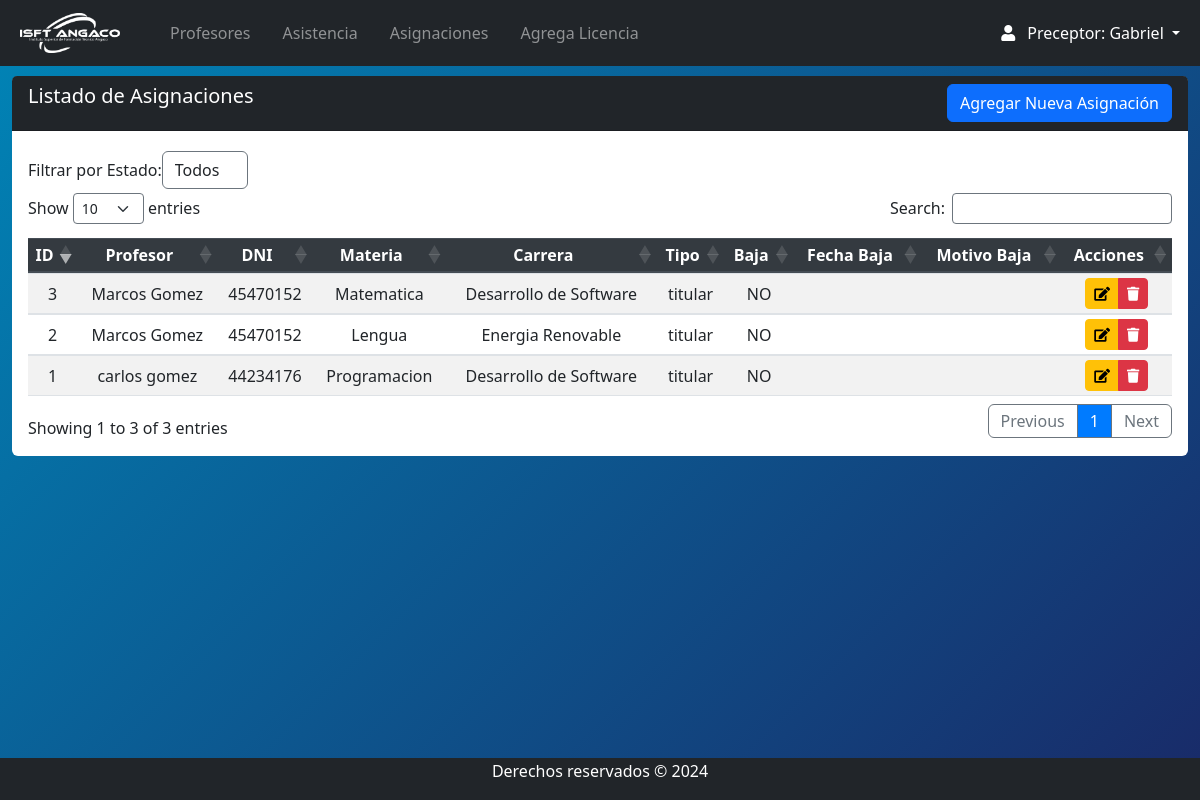
/Views/preceptor/dicta_index.php (signed in), run on the app's committed database.
### tables this page shows
CREATE TABLE `dicta` (
  `id` int(11) NOT NULL,
  `usuario_id` int(11) DEFAULT NULL,
  `FKmateria` int(11) DEFAULT NULL,
  `tipo` enum('titular','interino','suplente') NOT NULL,
  `Baja` enum('SI','NO') NOT NULL,
  `Fecha_baja` date DEFAULT NULL,
  `motivo_baja` varchar(255) DEFAULT NULL,
  `FK_carrera` int(11) DEFAULT NULL,
  `etapa` varchar(15) NOT NULL
);

CREATE TABLE `usuarios` (
  `id_usuario` int(11) NOT NULL,
  `nombre` varchar(255) NOT NULL,
  `apellido` varchar(255) NOT NULL,
  `dni` varchar(20) NOT NULL,
  `celular` varchar(20) DEFAULT NULL,
  `correo` varchar(255) NOT NULL,
  `password` varchar(255) DEFAULT NULL,
  `direccion` text DEFAULT NULL,
  `foto` varchar(255) DEFAULT NULL,
  `cv` varchar(255) DEFAULT NULL,
  `fechadeingreso` date NOT NULL,
  `fechadebaja` date DEFAULT NULL,
  `etapa` enum('Activo','Inactivo') NOT NULL DEFAULT 'Activo',
  `id_rol` int(11) DEFAULT NULL
);

CREATE TABLE `asignaturas` (
  `id` int(11) NOT NULL,
  `nombre` varchar(255) NOT NULL,
  `cantidaddehoras` int(11) NOT NULL,
  `FK_carrera` int(11) NOT NULL,
  `etapa` enum('Activo','Inactivo') DEFAULT 'Activo'
);

CREATE TABLE `carreras` (
  `id` int(11) NOT NULL,
  `nombre` varchar(255) NOT NULL,
  `descripcion` varchar(255) NOT NULL,
  `etapa` varchar(15) NOT NULL
);

### Views/preceptor/dicta_index.php (the view, shortened to what this page needs)
<?php
include("../../conn/connection.php");
include("navbar.php");
$db->setAttribute(PDO::ATTR_ERRMODE, PDO::ERRMODE_EXCEPTION);
$etapa = isset($_GET['etapa']) ? $_GET['etapa'] : 'Todos';
$sql = "SELECT d.id, CONCAT(u.nombre, ' ', u.apellido) AS nombre_profesor, u.dni AS dni_profesor, m.nombre AS nombre_materia, c.nombre AS nombre_carrera, d.tipo, d.Baja, d.Fecha_baja, d.motivo_baja, d.etapa
        FROM dicta d
        INNER JOIN usuarios u ON d.usuario_id = u.id_usuario
        INNER JOIN asignaturas m ON d.FKmateria = m.id
        INNER JOIN carreras c ON d.FK_carrera = c.id";
$sql .= " ORDER BY d.id DESC";
$stmt = $db->prepare($sql);
try {
    $stmt->execute();
    $resultado = $stmt->fetchAll(PDO::FETCH_ASSOC);
} catch (PDOException $e) {
    echo "Error en la consulta: " . $e->getMessage();
    exit;
}
?>
<section class="content mt-3">
    <div class="row m-auto">
        <div class="col-sm">
            <div class="card rounded-2 border-0">
                <div class="card-header bg-dark text-white pb-0">
                    <h5 class="d-inline-block">Listado de Asignaciones</h5>
                    <a class="btn btn-primary float-right mb-2" href="dicta_crea.php">Agregar Nueva Asignación</a>
                </div>
                <div class="card-body table-responsive">
                    <form method="get" action="dicta_index.php" class="form-inline justify-content-start my-1">
                        <div class="form-group">
                            <label for="etapa" class="label label-default">Filtrar por Estado: </label>
                            <select name="etapa" id="etapa" class="form-control" onchange="this.form.submit()">
                                <option value="Todos" <?php echo ($etapa === 'Todos') ? 'selected' : ''; ?>>Todos</option>
                            </select>
                        </div>
                    </form>
                    <?php if (empty($resultado)) : ?>
                        <div class="alert alert-info">No hay registros disponibles.</div>
                    <?php else : ?>
                        <table id="example" class="table table-striped table-sm" style="width:100%">
                            <thead class="thead-dark">
                                <tr>
                                    <th>ID</th>
                                    <th>Profesor</th>
                                    <th>DNI</th>
                                    <th>Materia</th>
                                    <th>Carrera</th>
                                    <th>Tipo</th>
                                    <th>Baja</th>
                                    <th>Fecha Baja</th>
                                    <th>Motivo Baja</th>
                                    <th>Acciones</th>
                                </tr>
                            </thead>
                            <tbody>
                                <?php foreach ($resultado as $row) : ?>
                                    <tr>
                                        <td><?php echo htmlspecialchars($row['id']); ?></td>
                                        <td><?php echo htmlspecialchars($row['nombre_profesor']); ?></td>
                                        <td><?php echo htmlspecialchars($row['dni_profesor']); ?></td>
                                        <td><?php echo htmlspecialchars($row['nombre_materia']); ?></td>
                                        <td><?php echo htmlspecialchars($row['nombre_carrera']); ?></td>
                                        <td><?php echo htmlspecialchars($row['tipo']); ?></td>
                                        <td><?php echo htmlspecialchars($row['Baja']); ?></td>
                                        <td><?php echo htmlspecialchars($row['Fecha_baja']); ?></td>
                                        <td><?php echo htmlspecialchars($row['motivo_baja']); ?></td>
                                        <td>
                                            <div class="btn-group">
                                                <a href="dicta_edit.php?id=<?php echo htmlspecialchars($row['id']); ?>" class="btn btn-warning btn-sm"><i class="fas fa-edit"></i></a>
                                                <?php if ($row['etapa'] === 'Inactivo') : ?>
                                                    <button class="btn btn-danger btn-sm" disabled><i class="fas fa-trash"></i></button>
                                                <?php else : ?>
                                                    <button class="btn btn-danger btn-sm" onclick="showBajaModal('<?php echo htmlspecialchars($row['id']); ?>')"><i class="fas fa-trash"></i></button>
                                                <?php endif; ?>
                                            </div>
                                        </td>
                                    </tr>
                                <?php endforeach; ?>
                            </tbody>
                        </table>
                    <?php endif; ?>
                </div>
            </div>
        </div>
    </div>
</section>
<?php require("footer.php"); ?>

### css/style.css (style rules this page uses)
body { position: relative; padding-bottom: 10px; min-height: 100vh; }
select { border-style: solid !important; border-color: #6c757d !important; border-width: 1px !important; }
th, td { text-align: center !important; vertical-align: middle !important; }

### Views/preceptor/navbar.php (style rules this page uses)
body { background: linear-gradient(135deg,#0085b7, #192a68); }

### data on the page
dicta: id "3", nombre_profesor "Marcos Gomez", usuario.dni "45470152", FKmateria.nombre "Matematica", FK_carrera.nombre "Desarrollo de Software", tipo "titular", Baja "NO"
dicta: id "2", nombre_profesor "Marcos Gomez", usuario.dni "45470152", FKmateria.nombre "Lengua", FK_carrera.nombre "Energia Renovable", tipo "titular", Baja "NO"
dicta: id "1", nombre_profesor "carlos gomez", usuario.dni "44234176", FKmateria.nombre "Programacion", FK_carrera.nombre "Desarrollo de Software", tipo "titular", Baja "NO"

### other printed values
$_SESSION['nombre'] "Gabriel"
